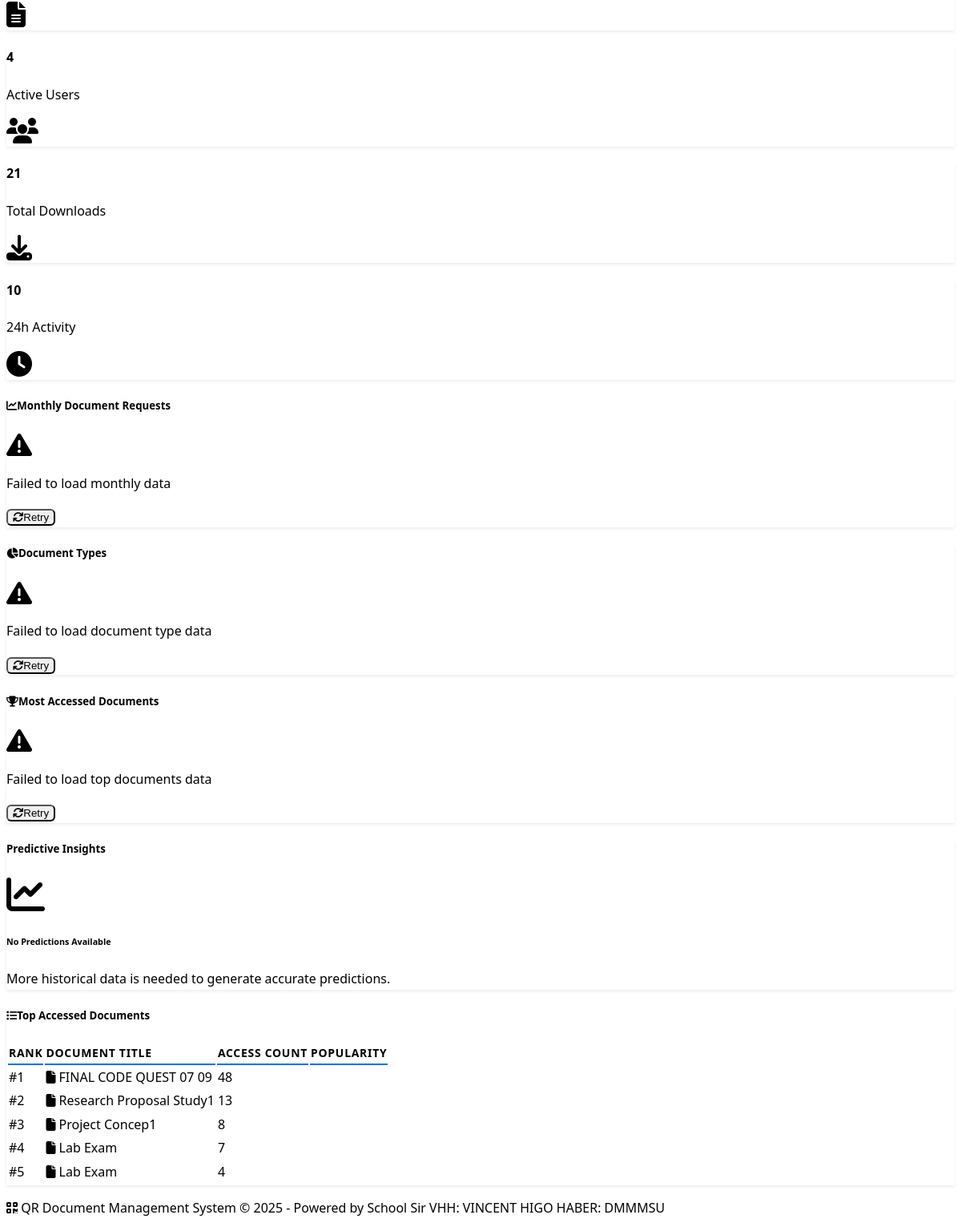
The page /analytics (signed in, lower part) on the database as committed earlier.
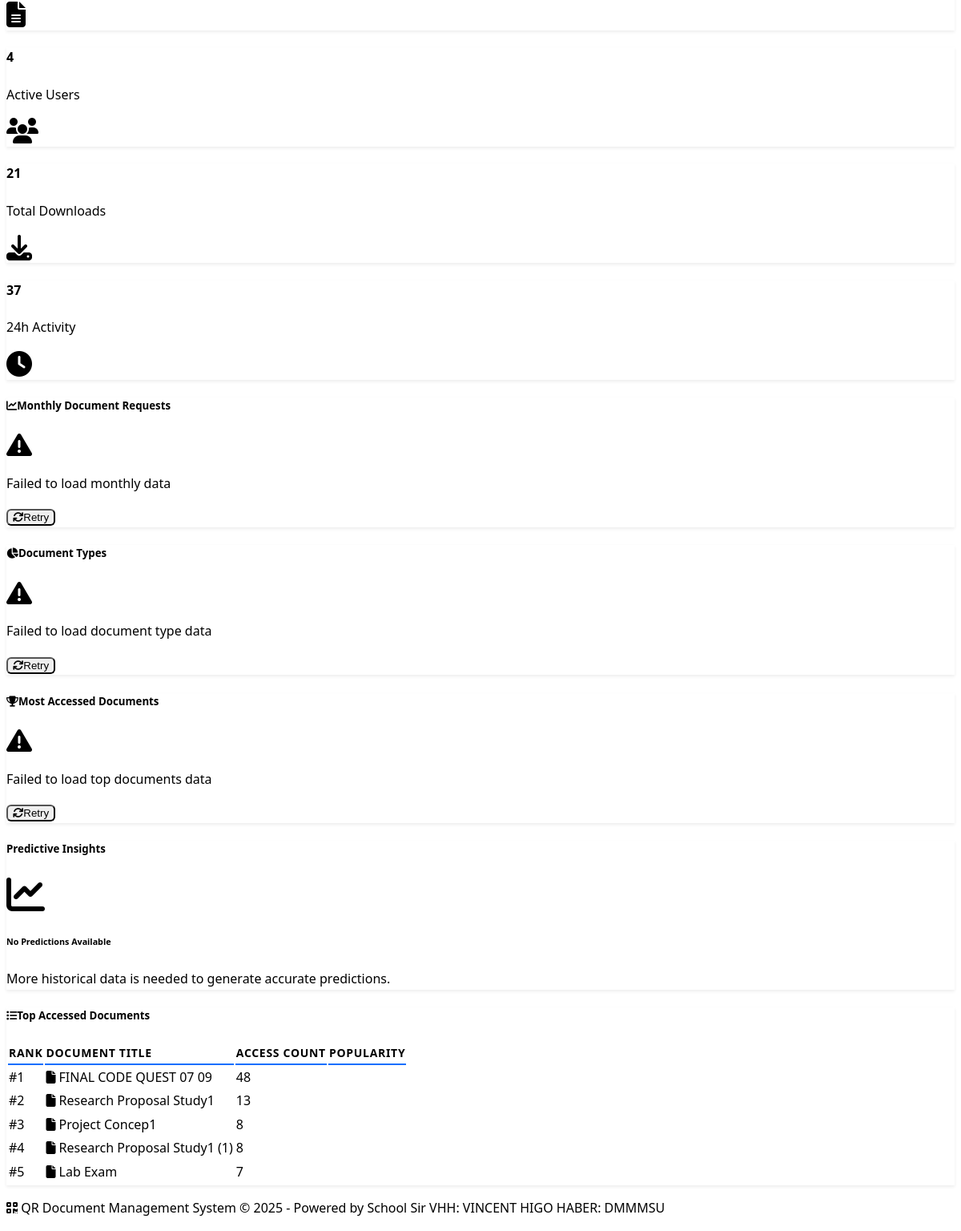
The same page on the database as committed later.
### models.py (models this page shows, shortened)
class Document(db.Model):
    id = db.Column(db.Integer, primary_key=True)
    title = db.Column(db.String(200), nullable=False)
    filename = db.Column(db.String(200), nullable=False)
    file_path = db.Column(db.String(500), nullable=False)
    file_size = db.Column(db.Integer)
    file_type = db.Column(db.String(50))
    qr_code_path = db.Column(db.String(500))
    qr_code_data = db.Column(db.Text)  # Stores the QR code content
    document_number = db.Column(db.String(50), unique=True, nullable=True)
    document_type_id = db.Column(db.Integer, db.ForeignKey('document_type.id'), nullable=False)
    uploaded_by_id = db.Column(db.Integer, db.ForeignKey('user.id'), nullable=False)
    owner_id = db.Column(db.Integer, db.ForeignKey('user.id'), nullable=False)
    created_at = db.Column(db.DateTime, default=datetime.utcnow)
    updated_at = db.Column(db.DateTime, default=datetime.utcnow, onupdate=datetime.utcnow)
    is_active = db.Column(db.Boolean, default=True)
    access_count = db.Column(db.Integer, default=0)
    access_logs = db.relationship('AccessLog', backref='document', lazy='dynamic')
    owner_details = db.relationship('OwnerDocumentDetails', backref='document', uselist=False, cascade='all, delete-orphan')

### routes.py (the view)
@app.route('/analytics')
@login_required
def analytics():
    if not (current_user.has_role('Admin') or current_user.has_role('Teacher') or current_user.has_role('Registrar')):
        flash('You do not have permission to access analytics.', 'error')
        return redirect(url_for('dashboard'))
    stats = get_document_stats()
    predictions = predict_document_requests()
    return render_template('analytics.html', stats=stats, predictions=predictions)

### app.py (called while the page is built, shortened)
@app.context_processor
def inject_static_version():
    return {'static_version': app.config.get('STATIC_VERSION', '1')}

@app.context_processor
def inject_pending_edit_count():
    try:
        from flask_login import current_user as _cu
        if not getattr(_cu, 'is_authenticated', False) or not _cu.can_access_admin():
            return {'pending_edit_count': 0}
    except Exception:
        return {'pending_edit_count': 0}

@login_manager.user_loader
def load_user(user_id):
    from models import User
    return User.query.get(int(user_id))

### models.py (called while the page is built)
    def get_full_name(self):
        return f"{self.first_name} {self.last_name}"

    def has_role(self, role_name):
        return self.role and self.role.name == role_name

    def can_access_admin(self):
        return self.has_role('Admin')

    def can_upload_documents(self):
        return self.has_role('Admin') or self.has_role('Teacher') or self.has_role('Registrar')

### templates/analytics.html (shortened to what the changed rows need)
{% extends "base.html" %}
{% block content %}
<div class="container mt-4">
    <div class="row mb-4">
        <div class="col-md-3 mb-3">
            <div class="card bg-warning text-white">
                <div class="card-body">
                    <div class="d-flex justify-content-between">
                        <div>
                            <h4>{{ stats.recent_activity }}</h4>
                            <p class="mb-0">24h Activity</p>
                        </div>
                    </div>
                </div>
            </div>
        </div>
    </div>
    <div class="row">
        <div class="col-12">
            <div class="card">
                <div class="card-body">
                    {% if stats.top_documents %}
                        <div class="table-responsive">
                            <table class="table table-hover">
                                <thead>
                                    <tr>
                                        <th>Rank</th>
                                        <th>Document Title</th>
                                        <th>Access Count</th>
                                        <th>Popularity</th>
                                    </tr>
                                </thead>
                                <tbody>
                                    {% for doc in stats.top_documents %}
                                    <tr>
                                        <td>
                                            <span class="badge bg-{{ 'warning' if loop.index == 1 else 'secondary' if loop.index == 2 else 'info' if loop.index == 3 else 'light' }}">
                                                #{{ loop.index }}
                                            </span>
                                        </td>
                                        <td>
                                            <i class="fas fa-file text-primary me-2"></i>
                                            {{ doc.title }}
                                        </td>
                                        <td>
                                            <span class="badge bg-success">{{ doc.access_count }}</span>
                                        </td>
                                        <td>
                                            <div class="progress" style="height: 20px;">
                                            </div>
                                        </td>
                                    </tr>
                                    {% endfor %}
                                </tbody>
                            </table>
                        </div>
                    {% else %}
                        <div class="text-center py-4">
                            <i class="fas fa-chart-bar fa-3x text-muted mb-3"></i>
                            <p class="text-muted">No document access data available yet.</p>
                        </div>
                    {% endif %}
                </div>
            </div>
        </div>
    </div>
</div>
{% endblock %}

Rows that differ between the two databases and show on the page:
no longer on this page (row unchanged): Document: title "Lab Exam", access_count "4"
now on this page (row edited): Document: title "Research Proposal Study1 (1)", access_count "8"
Other text that changed with them:
{{ stats.recent_activity }}: "10" → "37"
